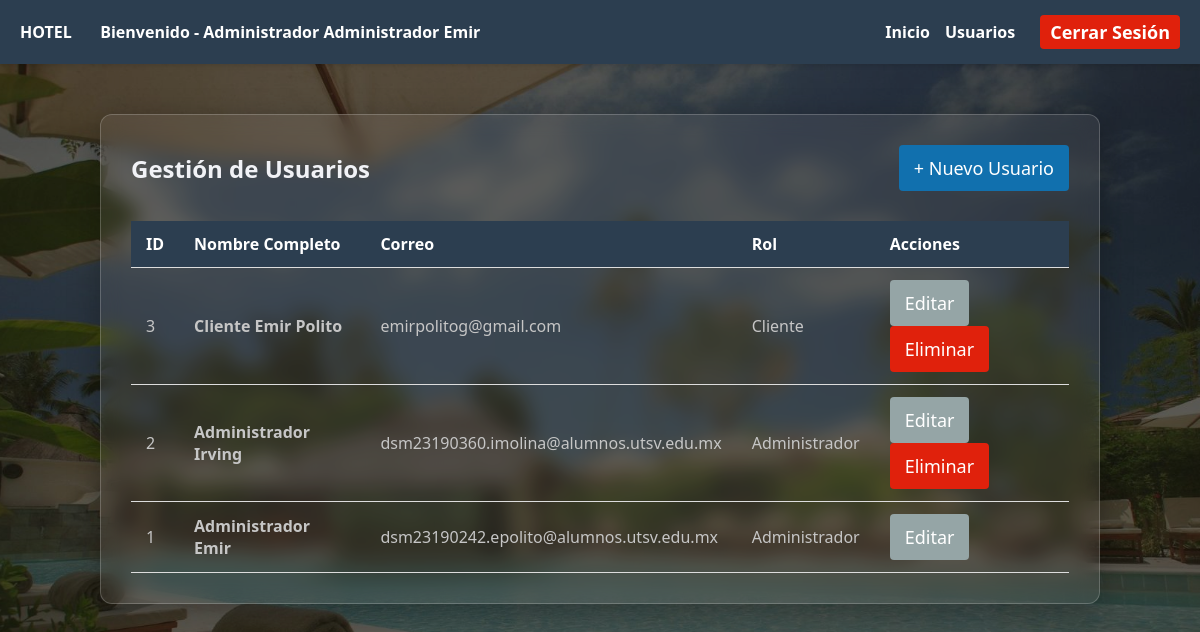
Page /views/usuarios/usuarios.php (signed in) on the earlier database version.
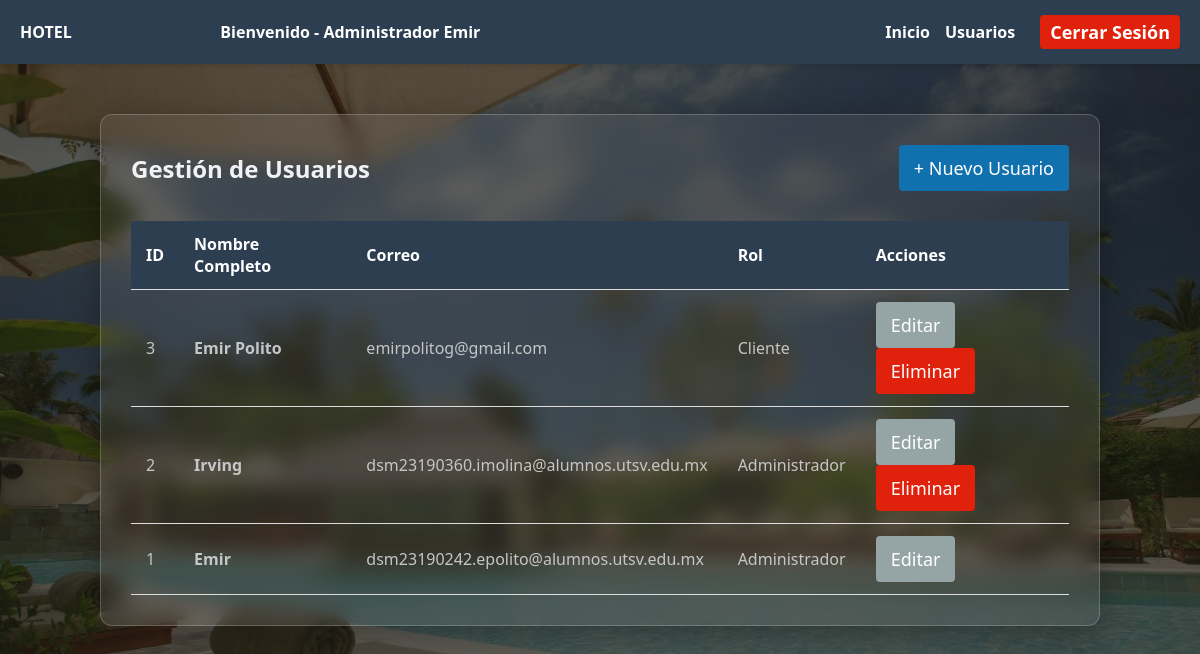
Same page on the later database version.
### tables this page shows
CREATE TABLE usuarios (
    id_usuario INT AUTO_INCREMENT PRIMARY KEY,
    nombre_completo VARCHAR(100) NOT NULL,
    correo VARCHAR(100) NOT NULL UNIQUE,
    password VARCHAR(255) NOT NULL,  
    id_rol INT NOT NULL,
    FOREIGN KEY (id_rol) REFERENCES roles(id_rol)
);

CREATE TABLE roles (
    id_rol INT AUTO_INCREMENT PRIMARY KEY,
    nombre_rol VARCHAR(50) NOT NULL
);

### views/usuarios/usuarios.php (the view, shortened to what this page needs)
<?php
$database = new Conexion();
$db = $database->obtenerConexion();
$query = "SELECT u.id_usuario, u.nombre_completo, u.correo, r.nombre_rol
          FROM usuarios u
          JOIN roles r ON u.id_rol = r.id_rol
          ORDER BY u.id_usuario DESC";
$stmt = $db->prepare($query);
$stmt->execute();
$usuarios = $stmt->fetchAll(PDO::FETCH_ASSOC);
?>
<!DOCTYPE html>
<html lang="es">
<head>
    <link rel="stylesheet" href="../../css/global.css?v=<?php echo time(); ?>">
    <link rel="stylesheet" href="../../css/usuarios.css?v=<?php echo time(); ?>">
</head>
<body>
    <nav class="navbar">
        <a href="../panel.php" class="logo-link" style="text-decoration: none;">
            <div class="logo">HOTEL</div>
        </a>
        <div class="nav-links">
            <span style="font-weight: 600; margin-right: 390px;">
                Bienvenido -
                <?php echo($_SESSION['usuario_rol_id'] == 1 ? 'Administrador' : 'Cliente'); ?>
                <?php echo htmlspecialchars($_SESSION['usuario_nombre']); ?>
            </span>
            <a href="../panel.php">Inicio</a>
            <a href="../usuarios/usuarios.php">Usuarios</a>
            <a href="../../php/auth/logout.php" class="btn btn-danger" style="margin-left: 10px; padding: 5px 10px;">Cerrar Sesión</a>
        </div>
    </nav>
    <div class="container crud-container">
        <div class="crud-header">
            <h2 class="ttl">Gestión de Usuarios</h2>
            <a href="nuevo_usuario.php" class="btn btn-primary">+ Nuevo Usuario</a>
        </div>
        <table class="tabla-crud">
            <thead>
                <tr>
                    <th>ID</th>
                    <th>Nombre Completo</th>
                    <th>Correo</th>
                    <th>Rol</th>
                    <th>Acciones</th>
                </tr>
            </thead>
            <tbody>
                <?php foreach ($usuarios as $user): ?>
                    <tr>
                        <td style="color: #c6c6c6;"><?php echo $user['id_usuario']; ?></td>
                        <td style="color: #c6c6c6;"><strong><?php echo htmlspecialchars($user['nombre_completo']); ?></strong></td>
                        <td style="color: #c6c6c6;"><?php echo htmlspecialchars($user['correo']); ?></td>
                        <td>
                            <span style="color: #c6c6c6;" class="badge <?php echo $user['nombre_rol'] == 'Administrador' ? 'badge-admin' : 'badge-user'; ?>">
                                <?php echo $user['nombre_rol']; ?>
                            </span>
                        </td>
                        <td>
                            <a href="editar_usuario.php?id=<?php echo $user['id_usuario']; ?>" class="btn btn-secondary btn-small">Editar</a>
                            <?php if ($user['id_usuario'] != $_SESSION['usuario_id']): ?>
                                <button onclick="confirmarEliminacion(<?php echo $user['id_usuario']; ?>)" class="btn btn-danger btn-small">Eliminar</button>
                            <?php
    endif; ?>
                        </td>
                    </tr>
                <?php
endforeach; ?>
            </tbody>
        </table>
    </div>
</body>
</html>

### css/global.css (style rules this page uses)
* { margin: 0; padding: 0; box-sizing: border-box; font-family: 'Segoe UI', Tahoma, Geneva, Verdana, sans-serif; }
body { background-color: #f4f6f9; color: #333; display: flex; flex-direction: column; min-height: 100vh; }
.navbar { background: #2c3e50; color: #fff; padding: 15px 20px; display: flex; justify-content: space-between; align-items: center; box-shadow: 0 2px 4px rgba(0,0,0,0.1); }
.navbar .nav-links { display: flex; gap: 15px; align-items: center; }
.navbar a { color: #fff; text-decoration: none; font-weight: 600; }
.container { max-width: 1000px; margin: 0 auto; padding: 20px; }
.btn { display: inline-block; padding: 11px 15px; border: none; border-radius: 4px; cursor: pointer; font-size: 18px; text-align: center; text-decoration: none; transition: background 0.3s; }
.btn-primary { background: #1170ae; color: #fff !important; }
.btn-danger { background: #e0210c; color: #fff !important; }
.btn-secondary { background: #95a5a6; color: #fff !important; }

### css/usuarios.css (style rules this page uses)
body { background-color: #1a1a2e; background-image: url("../img/fondo.jpg"); background-size: cover; background-position: center; background-attachment: fixed; color: #f1f2f6; }
body::before { content: ""; position: fixed; top: 0; left: 0; width: 100%; height: 100%; background: rgba(0, 0, 0, 0.4); z-index: -1; }
.container { background: #c0b5b51a; backdrop-filter: blur(10px); border: 1px solid rgba(255, 255, 255, 0.2); border-radius: 12px; padding: 30px; margin-top: 50px !important; margin-bottom: 50px !important; margin-left: auto !important; margin-right: auto !important; width: 90%; max-width: 1000px; box-shadow: 0 8px 32px rgba(0, 0, 0, 0.3); }
table { width: 100%; border-collapse: collapse; color: #333; }
th, td { padding: 12px 15px; text-align: left; border-bottom: 1px solid #ddd; }
th { background-color: #2c3e50; color: white; }
.crud-header { display: flex; justify-content: space-between; align-items: center; margin-bottom: 30px; }
.crud-header h2 { margin-right: 20px; }

Differences in the rows shown:
changed usuarios "emirpolitog@gmail.com": nombre_completo "Cliente Emir Polito" → "Emir Polito"
changed usuarios "dsm23190360.imolina@alumnos.utsv.edu.mx": nombre_completo "Administrador Irving" → "Irving"
changed usuarios "dsm23190242.epolito@alumnos.utsv.edu.mx": nombre_completo "Administrador Emir" → "Emir"
Other differences:
$_SESSION['usuario_nombre']: "Administrador Emir" → "Emir"
